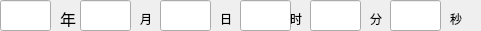
        <widget class="QWidget" name="widget_5" native="true">
         <property name="geometry">
          <rect>
           <x>520</x>
           <y>10</y>
           <width>481</width>
           <height>31</height>
          </rect>
         </property>
         <widget class="QLineEdit" name="startYear_h">
          <property name="geometry">
           <rect>
            <x>0</x>
            <y>0</y>
            <width>51</width>
            <height>31</height>
           </rect>
          </property>
          <property name="font">
           <font>
            <family>Ubuntu</family>
            <pointsize>10</pointsize>
           </font>
          </property>
         </widget>
         <widget class="QLabel" name="label_44">
          <property name="geometry">
           <rect>
            <x>60</x>
            <y>10</y>
            <width>21</width>
            <height>17</height>
           </rect>
          </property>
          <property name="font">
           <font>
            <family>Source Han Sans CN</family>
            <pointsize>12</pointsize>
           </font>
          </property>
          <property name="text">
           <string>年</string>
          </property>
         </widget>
         <widget class="QLineEdit" name="startMon_h">
          <property name="geometry">
           <rect>
            <x>80</x>
            <y>0</y>
            <width>51</width>
            <height>31</height>
           </rect>
          </property>
          <property name="font">
           <font>
            <family>Ubuntu</family>
            <pointsize>10</pointsize>
           </font>
          </property>
          <property name="text">
           <string/>
          </property>
         </widget>
         <widget class="QLineEdit" name="startDay_h">
          <property name="geometry">
           <rect>
            <x>160</x>
            <y>0</y>
            <width>51</width>
            <height>31</height>
           </rect>
          </property>
          <property name="font">
           <font>
            <family>Ubuntu</family>
            <pointsize>10</pointsize>
           </font>
          </property>
         </widget>
         <widget class="QLabel" name="label_45">
          <property name="geometry">
           <rect>
            <x>140</x>
            <y>10</y>
            <width>21</width>
            <height>17</height>
           </rect>
          </property>
          <property name="text">
           <string>月</string>
          </property>
         </widget>
         <widget class="QLabel" name="label_46">
          <property name="geometry">
           <rect>
            <x>220</x>
            <y>10</y>
            <width>21</width>
            <height>17</height>
           </rect>
          </property>
          <property name="text">
           <string>日</string>
          </property>
         </widget>
         <widget class="QLineEdit" name="startHour_h">
          <property name="geometry">
           <rect>
            <x>240</x>
            <y>0</y>
            <width>51</width>
            <height>31</height>
           </rect>
          </property>
          <property name="font">
           <font>
            <family>Ubuntu</family>
            <pointsize>10</pointsize>
           </font>
          </property>
         </widget>
         <widget class="QLineEdit" name="startMin_h">
          <property name="geometry">
           <rect>
            <x>310</x>
            <y>0</y>
            <width>51</width>
            <height>31</height>
           </rect>
          </property>
          <property name="font">
           <font>
            <family>Ubuntu</family>
            <pointsize>10</pointsize>
           </font>
          </property>
         </widget>
         <widget class="QLabel" name="label_47">
          <property name="geometry">
           <rect>
            <x>290</x>
            <y>10</y>
            <width>21</width>
            <height>17</height>
           </rect>
          </property>
          <property name="text">
           <string>时</string>
          </property>
         </widget>
         <widget class="QLabel" name="label_48">
          <property name="geometry">
           <rect>
            <x>370</x>
            <y>10</y>
            <width>21</width>
            <height>17</height>
           </rect>
          </property>
          <property name="text">
           <string>分</string>
          </property>
         </widget>
         <widget class="QLineEdit" name="startSec_h">
          <property name="geometry">
           <rect>
            <x>390</x>
            <y>0</y>
            <width>51</width>
            <height>31</height>
           </rect>
          </property>
          <property name="font">
           <font>
            <family>Ubuntu</family>
            <pointsize>10</pointsize>
           </font>
          </property>
         </widget>
         <widget class="QLabel" name="label_49">
          <property name="geometry">
           <rect>
            <x>450</x>
            <y>10</y>
            <width>21</width>
            <height>17</height>
           </rect>
          </property>
          <property name="text">
           <string>秒</string>
          </property>
         </widget>
        </widget>
